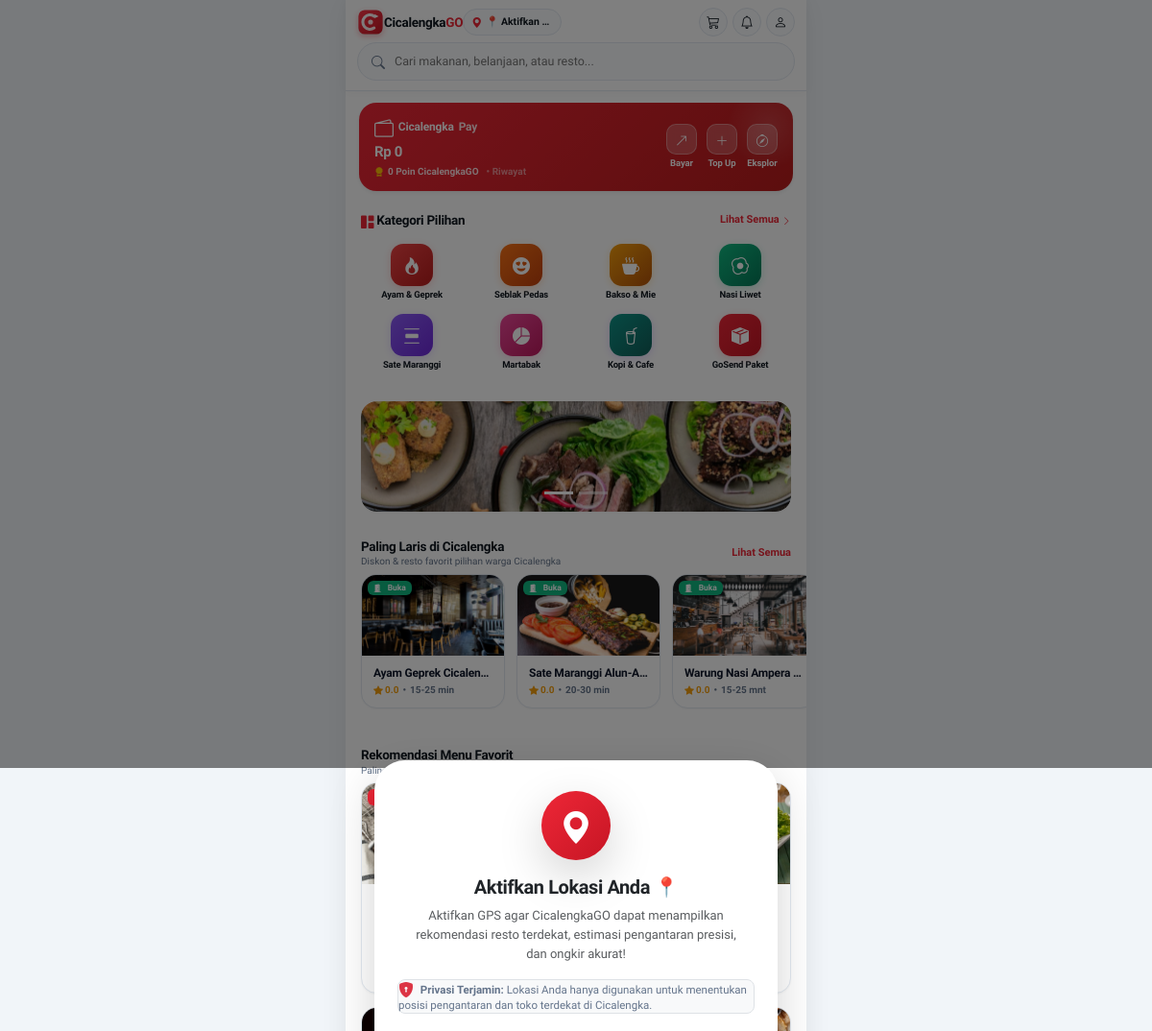
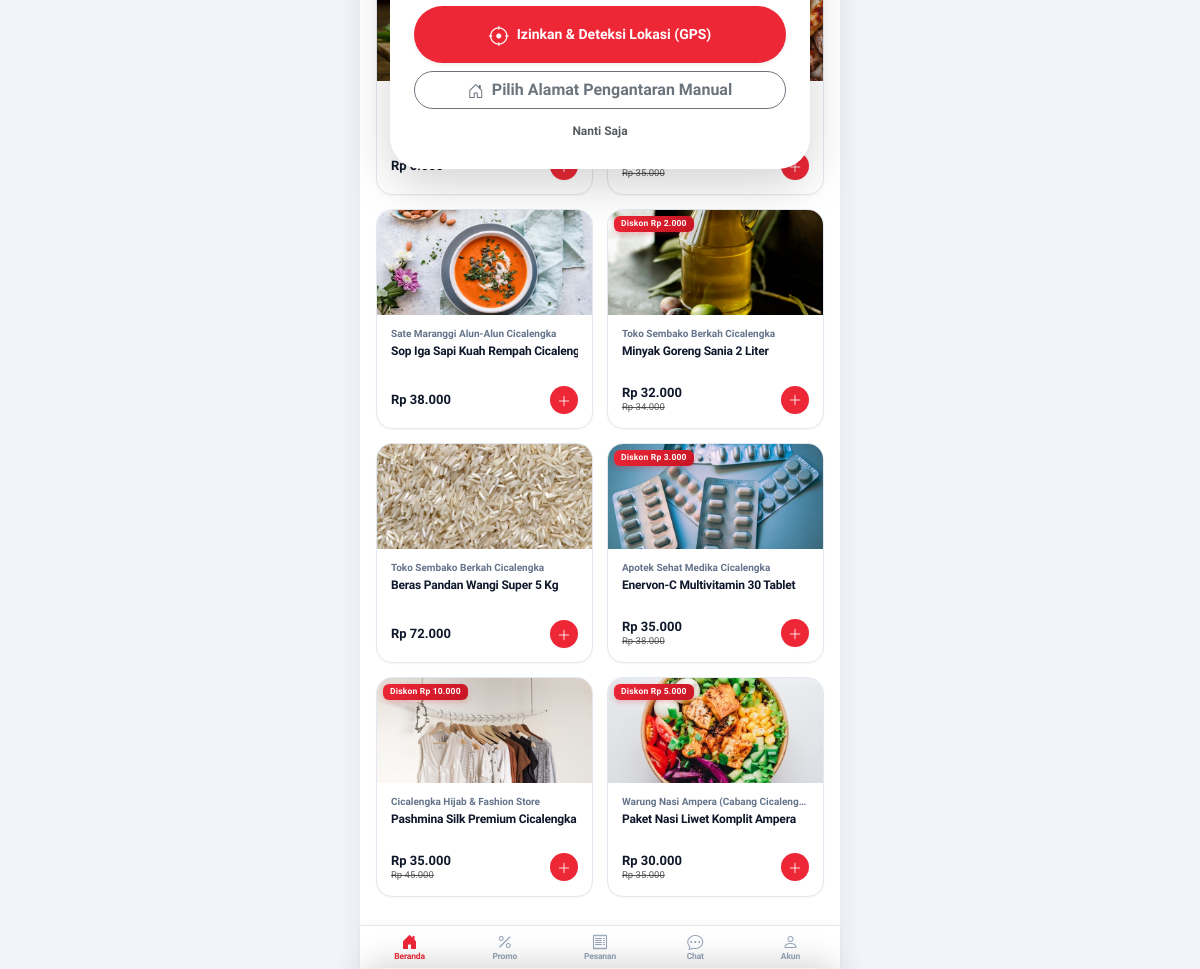
The page / on the database its author committed (2 pictures, top to bottom).
### tables this page shows
CREATE TABLE `banners` (
  `id` int(10) unsigned NOT NULL AUTO_INCREMENT,
  `module_id` int(10) unsigned DEFAULT NULL,
  `zone_id` int(10) unsigned DEFAULT NULL,
  `title` varchar(150) NOT NULL,
  `image` varchar(255) NOT NULL,
  `banner_type` enum('main_banner','popup','promo_strip') NOT NULL DEFAULT 'main_banner',
  `target_type` enum('store','product','category','url') NOT NULL DEFAULT 'store',
  `target_id` varchar(100) DEFAULT NULL,
  `status` tinyint(1) NOT NULL DEFAULT 1,
  `priority` int(11) NOT NULL DEFAULT 0,
  `created_at` timestamp NOT NULL DEFAULT current_timestamp(),
  PRIMARY KEY (`id`)
);

CREATE TABLE `stores` (
  `id` bigint(20) unsigned NOT NULL AUTO_INCREMENT,
  `vendor_id` bigint(20) unsigned NOT NULL,
  `module_id` int(10) unsigned NOT NULL,
  `zone_id` int(10) unsigned NOT NULL,
  `name` varchar(150) NOT NULL,
  `phone` varchar(25) NOT NULL,
  `email` varchar(100) DEFAULT NULL,
  `logo` varchar(255) DEFAULT NULL,
  `cover_photo` varchar(255) DEFAULT NULL,
  `address` text NOT NULL,
  `latitude` decimal(10,8) NOT NULL,
  `longitude` decimal(11,8) NOT NULL,
  `minimum_order` decimal(12,2) NOT NULL DEFAULT 0.00,
  `delivery_time` varchar(30) NOT NULL DEFAULT '20-30 min',
  `delivery_fee` decimal(12,2) NOT NULL DEFAULT 5000.00,
  `tax_percent` decimal(5,2) NOT NULL DEFAULT 0.00,
  `is_open` tinyint(1) NOT NULL DEFAULT 1,
  `status` enum('pending','approved','suspended') NOT NULL DEFAULT 'approved',
  `rating` decimal(3,2) NOT NULL DEFAULT 5.00,
  `reviews_count` int(10) unsigned NOT NULL DEFAULT 0,
  `order_count` int(10) unsigned NOT NULL DEFAULT 0,
  `created_at` timestamp NOT NULL DEFAULT current_timestamp(),
  `updated_at` timestamp NOT NULL DEFAULT current_timestamp() ON UPDATE current_timestamp(),
  PRIMARY KEY (`id`),
  KEY `idx_vendor` (`vendor_id`),
  KEY `idx_module_zone` (`module_id`,`zone_id`),
  KEY `idx_open_status` (`is_open`,`status`),
  KEY `fk_store_zone` (`zone_id`),
  CONSTRAINT `fk_store_module` FOREIGN KEY (`module_id`) REFERENCES `modules` (`id`) ON DELETE CASCADE,
  CONSTRAINT `fk_store_vendor` FOREIGN KEY (`vendor_id`) REFERENCES `users` (`id`) ON DELETE CASCADE,
  CONSTRAINT `fk_store_zone` FOREIGN KEY (`zone_id`) REFERENCES `zones` (`id`) ON DELETE CASCADE
);

CREATE TABLE `products` (
  `id` bigint(20) unsigned NOT NULL AUTO_INCREMENT,
  `store_id` bigint(20) unsigned NOT NULL,
  `module_id` int(10) unsigned NOT NULL,
  `category_id` int(10) unsigned NOT NULL,
  `name` varchar(200) NOT NULL,
  `description` text DEFAULT NULL,
  `image` varchar(255) DEFAULT NULL,
  `price` decimal(12,2) NOT NULL DEFAULT 0.00,
  `discount` decimal(12,2) NOT NULL DEFAULT 0.00,
  `discount_type` enum('percent','amount') NOT NULL DEFAULT 'percent',
  `unit` varchar(20) NOT NULL DEFAULT 'pcs',
  `stock` int(11) NOT NULL DEFAULT 100,
  `is_veg` tinyint(1) NOT NULL DEFAULT 0,
  `is_recommended` tinyint(1) NOT NULL DEFAULT 0,
  `status` tinyint(1) NOT NULL DEFAULT 1,
  `order_count` int(10) unsigned NOT NULL DEFAULT 0,
  `rating` decimal(3,2) NOT NULL DEFAULT 5.00,
  `reviews_count` int(10) unsigned NOT NULL DEFAULT 0,
  `created_at` timestamp NOT NULL DEFAULT current_timestamp(),
  `updated_at` timestamp NOT NULL DEFAULT current_timestamp() ON UPDATE current_timestamp(),
  PRIMARY KEY (`id`),
  KEY `idx_product_store` (`store_id`),
  KEY `idx_product_cat` (`category_id`),
  KEY `idx_product_module` (`module_id`),
  KEY `idx_product_status` (`status`,`is_recommended`),
  CONSTRAINT `fk_product_category` FOREIGN KEY (`category_id`) REFERENCES `categories` (`id`) ON DELETE CASCADE,
  CONSTRAINT `fk_product_module` FOREIGN KEY (`module_id`) REFERENCES `modules` (`id`) ON DELETE CASCADE,
  CONSTRAINT `fk_product_store` FOREIGN KEY (`store_id`) REFERENCES `stores` (`id`) ON DELETE CASCADE
);

### views/customer/home.php (the view, shortened to what the rows shown need)
<?php if (!empty($banners)): ?>
<div class="gojek-promo-section px-3 py-2 mb-2.5">
    <div id="gojekBannerCarousel" class="carousel slide gojek-carousel-container shadow-2xs overflow-hidden" data-bs-ride="carousel" style="border-radius: 16px;">
        <div class="carousel-inner overflow-hidden">
            <?php foreach ($banners as $index => $banner): ?>
                <div class="carousel-item <?= $index === 0 ? 'active' : '' ?>">
                    <img src="<?= $baseUrl ?>/<?= htmlspecialchars($banner['image']) ?>" alt="<?= htmlspecialchars($banner['title']) ?>" class="d-block w-100" style="height: 115px; object-fit: cover; border-radius: 16px;">
                </div>
            <?php endforeach; ?>
        </div>
        <?php if (count($banners) > 1): ?>
            <div class="carousel-indicators mb-2">
                <?php foreach ($banners as $index => $banner): ?>
                    <button type="button" data-bs-target="#gojekBannerCarousel" data-bs-slide-to="<?= $index ?>" class="<?= $index === 0 ? 'active' : '' ?>" aria-label="Slide <?= $index + 1 ?>"></button>
                <?php endforeach; ?>
            </div>
        <?php endif; ?>
    </div>
</div>
<?php endif; ?>
<div class="gojek-section-header px-3 pt-3 pb-1.5">
    <div>
        <h2 class="gojek-section-title" style="font-size: 13.5px; letter-spacing: -0.3px;">Paling Laris di Cicalengka</h2>
    </div>
</div>
<div class="gofood-stores-scroll px-3 pb-3 mb-2">
    <?php if (empty($popular_stores)): ?>
        <div class="text-muted small p-3">Belum ada resto pada kategori ini.</div>
    <?php else: ?>
        <?php foreach ($popular_stores as $store): ?>
            <a href="<?= $baseUrl ?>/stores/<?= $store['id'] ?>" class="gofood-store-card shadow-2xs overflow-hidden" style="border-radius: 16px; border-color: #E2E8F0 !important;">
                <div class="gofood-store-img-box position-relative overflow-hidden">
                    <img src="<?= $baseUrl ?>/<?= htmlspecialchars($store['cover_photo'] ?? 'assets/images/stores/geprek_cover.jpg') ?>" alt="<?= htmlspecialchars($store['name']) ?>" class="gofood-store-img">
                    <?php if ($store['is_open']): ?>
                        <span class="gofood-open-tag" style="border-radius: 6px;"><i class="bi bi-door-open-fill me-1"></i> Buka</span>
                    <?php else: ?>
                        <span class="gofood-closed-tag" style="border-radius: 6px;"><i class="bi bi-door-closed-fill me-1"></i> Tutup</span>
                    <?php endif; ?>
                </div>
                <div class="gofood-store-body" style="padding: 10px 12px 12px !important;">
                    <div class="gofood-store-name text-truncate" style="font-size: 12px; letter-spacing: -0.2px;"><?= htmlspecialchars($store['name']) ?></div>
                    <div class="gofood-store-meta" style="font-size: 10px;">
                        <span class="gofood-rating flex-shrink-0"><i class="bi bi-star-fill"></i> <?= !empty($store['reviews_count']) && (int)$store['reviews_count'] > 0 ? number_format($store['rating'], 1) : '0.0' ?></span>
                        <span>•</span>
                        <span class="text-truncate"><?= htmlspecialchars($store['delivery_time'] ?? '20-30 mnt') ?></span>
                    </div>
                </div>
            </a>
        <?php endforeach; ?>
    <?php endif; ?>
</div>
<div class="gojek-section-header px-3 pt-3 pb-1.5">
    <div>
        <h2 class="gojek-section-title" style="font-size: 13.5px; letter-spacing: -0.3px;">Rekomendasi Menu Favorit</h2>
    </div>
</div>
<div class="gofood-products-grid px-3 pb-4">
    <?php foreach ($recommended_products as $prod): ?>
        <div class="gofood-product-card shadow-2xs overflow-hidden" style="border-radius: 16px; border-color: #E2E8F0 !important;">
            <div class="position-relative overflow-hidden">
                <img src="<?= $baseUrl ?>/<?= htmlspecialchars($prod['image'] ?? 'assets/images/products/default.jpg') ?>" alt="<?= htmlspecialchars($prod['name']) ?>" class="gofood-prod-img" style="height: 105px;">
                <?php if ((float)$prod['discount'] > 0): ?>
                    <span class="gofood-discount-tag" style="border-radius: 6px;">Diskon <?= $prod['discount_type'] === 'percent' ? (int)$prod['discount'] . '%' : format_rupiah($prod['discount']) ?></span>
                <?php endif; ?>
            </div>
            <div class="gofood-prod-body" style="padding: 12px 14px 14px !important;">
                <div class="gofood-prod-store text-truncate" style="font-size: 10px;"><?= htmlspecialchars($prod['store_name'] ?? 'Mitra GoFood') ?></div>
                <div class="gofood-prod-name text-truncate" style="font-size: 12px; letter-spacing: -0.2px;"><?= htmlspecialchars($prod['name']) ?></div>
                <div class="gofood-price-row mt-1.5 d-flex align-items-center justify-content-between gap-1">
                    <div class="min-w-0">
                        <div class="gofood-price text-truncate" style="font-size: 13px;"><?= format_rupiah($prod['final_price']) ?></div>
                        <?php if (!empty($prod['discount']) && (float)$prod['discount'] > 0 && (float)$prod['price'] > (float)$prod['final_price']): ?>
                            <span class="text-muted text-decoration-line-through text-truncate d-block" style="font-size: 9.5px;"><?= format_rupiah($prod['price']) ?></span>
                        <?php endif; ?>
                    </div>
                    <button type="button" class="gofood-btn-add shadow-2xs flex-shrink-0" onclick="addToCart(<?= $prod['id'] ?>, 1)" title="Tambah ke Keranjang">
                        <i class="bi bi-plus-lg"></i>
                    </button>
                </div>
            </div>
        </div>
    <?php endforeach; ?>
</div>

### rows shown on the page
banners: image (picture)
stores: cover_photo (picture), is_open 1 (drawn), name "Ayam Geprek Cicalen…", reviews_count "0.0", delivery_time "15-25 min"
stores: cover_photo (picture), is_open 1 (drawn), name "Sate Maranggi Alun-A…", reviews_count "0.0", delivery_time "20-30 min"
stores: cover_photo (picture), is_open 1 (drawn), name "Warung Nasi Ampera…", reviews_count "0.0", delivery_time "15-25 mnt"
products: final_price "Rp…"
products: price "Rp 35.000"
products: image (picture), store.name "Sate Maranggi Alun-Alun Cicalengka", name "Sop Iga Sapi Kuah Rempah Cicale…", final_price "Rp 38.000"
products: image (picture), discount "Rp 2.000", store.name "Toko Sembako Berkah Cicalengka", name "Minyak Goreng Sania 2 Liter", final_price "Rp 32.000", price "Rp 34.000"
products: image (picture), store.name "Toko Sembako Berkah Cicalengka", name "Beras Pandan Wangi Super 5 Kg", final_price "Rp 72.000"
products: image (picture), discount "Rp 3.000", store.name "Apotek Sehat Medika Cicalengka", name "Enervon-C Multivitamin 30 Tablet", final_price "Rp 35.000", price "Rp 38.000"
products: image (picture), discount "Rp 10.000", store.name "Cicalengka Hijab & Fashion Store", name "Pashmina Silk Premium Cicalengka", final_price "Rp 35.000", price "Rp 45.000"
products: image (picture), discount "Rp 5.000", store.name "Warung Nasi Ampera (Cabang Cicaleng…", name "Paket Nasi Liwet Komplit Ampera", final_price "Rp 30.000", price "Rp 35.000"

### other values the page prints
format_rupiah($wallet_balance ?? 0) "Rp 0"
